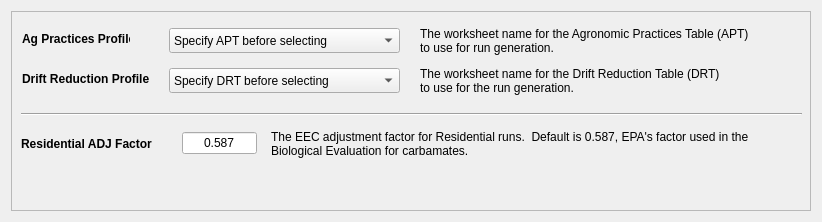
      <widget class="QWidget" name="otherParams">
       <property name="statusTip">
        <string>Select other parameters</string>
       </property>
       <attribute name="title">
        <string>Profiles</string>
       </attribute>
       <layout class="QHBoxLayout" name="horizontalLayout">
        <item>
         <widget class="QFrame" name="frame_3">
          <property name="sizePolicy">
           <sizepolicy hsizetype="Fixed" vsizetype="Fixed">
            <horstretch>0</horstretch>
            <verstretch>0</verstretch>
           </sizepolicy>
          </property>
          <property name="minimumSize">
           <size>
            <width>800</width>
            <height>200</height>
           </size>
          </property>
          <property name="maximumSize">
           <size>
            <width>16777215</width>
            <height>225</height>
           </size>
          </property>
          <property name="frameShape">
           <enum>QFrame::StyledPanel</enum>
          </property>
          <property name="frameShadow">
           <enum>QFrame::Raised</enum>
          </property>
          <widget class="Line" name="line_5">
           <property name="geometry">
            <rect>
             <x>10</x>
             <y>95</y>
             <width>781</width>
             <height>16</height>
            </rect>
           </property>
           <property name="orientation">
            <enum>Qt::Horizontal</enum>
           </property>
          </widget>
          <widget class="QLabel" name="redADJFactDesc">
           <property name="geometry">
            <rect>
             <x>260</x>
             <y>115</y>
             <width>526</width>
             <height>36</height>
            </rect>
           </property>
           <property name="font">
            <font>
             <family>Segoe UI</family>
             <pointsize>9</pointsize>
            </font>
           </property>
           <property name="text">
            <string>The EEC adjustment factor for Residential runs.  Default is 0.587, EPA's factor used in the Biological Evaluation for carbamates.</string>
           </property>
           <property name="wordWrap">
            <bool>true</bool>
           </property>
          </widget>
          <widget class="QWidget" name="layoutWidget">
           <property name="geometry">
            <rect>
             <x>10</x>
             <y>115</y>
             <width>236</width>
             <height>35</height>
            </rect>
           </property>
           <layout class="QHBoxLayout" name="horizontalLayout_12">
            <item>
             <widget class="QLabel" name="resADJFactorLabel">
              <property name="font">
               <font>
                <family>Segoe UI</family>
                <pointsize>9</pointsize>
                <weight>75</weight>
                <bold>true</bold>
               </font>
              </property>
              <property name="text">
               <string>Residential ADJ Factor</string>
              </property>
             </widget>
            </item>
            <item>
             <widget class="QLineEdit" name="resADJFactor">
              <property name="sizePolicy">
               <sizepolicy hsizetype="Fixed" vsizetype="Fixed">
                <horstretch>0</horstretch>
                <verstretch>0</verstretch>
               </sizepolicy>
              </property>
              <property name="minimumSize">
               <size>
                <width>25</width>
                <height>0</height>
               </size>
              </property>
              <property name="maximumSize">
               <size>
                <width>75</width>
                <height>16777215</height>
               </size>
              </property>
              <property name="font">
               <font>
                <family>Segoe UI</family>
                <pointsize>9</pointsize>
               </font>
              </property>
              <property name="text">
               <string>0.587</string>
              </property>
              <property name="alignment">
               <set>Qt::AlignCenter</set>
              </property>
             </widget>
            </item>
           </layout>
          </widget>
          <widget class="QLabel" name="label">
           <property name="geometry">
            <rect>
             <x>11</x>
             <y>20</y>
             <width>108</width>
             <height>16</height>
            </rect>
           </property>
           <property name="sizePolicy">
            <sizepolicy hsizetype="Fixed" vsizetype="Preferred">
             <horstretch>0</horstretch>
             <verstretch>0</verstretch>
            </sizepolicy>
           </property>
           <property name="minimumSize">
            <size>
             <width>100</width>
             <height>0</height>
            </size>
           </property>
           <property name="font">
            <font>
             <family>Segoe UI</family>
             <pointsize>9</pointsize>
             <weight>75</weight>
             <bold>true</bold>
            </font>
           </property>
           <property name="text">
            <string>Ag Practices Profile</string>
           </property>
          </widget>
          <widget class="QComboBox" name="APTscenario">
           <property name="geometry">
            <rect>
             <x>158</x>
             <y>17</y>
             <width>231</width>
             <height>25</height>
            </rect>
           </property>
           <property name="minimumSize">
            <size>
             <width>0</width>
             <height>25</height>
            </size>
           </property>
           <property name="font">
            <font>
             <family>Segoe UI</family>
             <pointsize>9</pointsize>
            </font>
           </property>
           <property name="currentText">
            <string>Specify APT before selecting</string>
           </property>
           <item>
            <property name="text">
             <string>Specify APT before selecting</string>
            </property>
           </item>
          </widget>
          <widget class="QLabel" name="label_5">
           <property name="geometry">
            <rect>
             <x>409</x>
             <y>15</y>
             <width>331</width>
             <height>30</height>
            </rect>
           </property>
           <property name="font">
            <font>
             <family>Segoe UI</family>
             <pointsize>9</pointsize>
            </font>
           </property>
           <property name="text">
            <string>The worksheet name for the Agronomic Practices Table (APT) to use for run generation.</string>
           </property>
           <property name="wordWrap">
            <bool>true</bool>
           </property>
          </widget>
          <widget class="QLabel" name="label_3">
           <property name="geometry">
            <rect>
             <x>11</x>
             <y>60</y>
             <width>127</width>
             <height>16</height>
            </rect>
           </property>
           <property name="sizePolicy">
            <sizepolicy hsizetype="Fixed" vsizetype="Preferred">
             <horstretch>0</horstretch>
             <verstretch>0</verstretch>
            </sizepolicy>
           </property>
           <property name="minimumSize">
            <size>
             <width>100</width>
             <height>0</height>
            </size>
           </property>
           <property name="font">
            <font>
             <family>Segoe UI</family>
             <pointsize>9</pointsize>
             <weight>75</weight>
             <bold>true</bold>
            </font>
           </property>
           <property name="text">
            <string>Drift Reduction Profile</string>
           </property>
          </widget>
          <widget class="QComboBox" name="DRTscenario">
           <property name="geometry">
            <rect>
             <x>158</x>
             <y>57</y>
             <width>231</width>
             <height>25</height>
            </rect>
           </property>
           <property name="minimumSize">
            <size>
             <width>0</width>
             <height>25</height>
            </size>
           </property>
           <property name="font">
            <font>
             <family>Segoe UI</family>
             <pointsize>9</pointsize>
            </font>
           </property>
           <property name="currentText">
            <string>Specify DRT before selecting</string>
           </property>
           <property name="currentIndex">
            <number>0</number>
           </property>
           <property name="minimumContentsLength">
            <number>0</number>
           </property>
           <item>
            <property name="text">
             <string>Specify DRT before selecting</string>
            </property>
           </item>
          </widget>
          <widget class="QLabel" name="label_7">
           <property name="geometry">
            <rect>
             <x>409</x>
             <y>55</y>
             <width>301</width>
             <height>30</height>
            </rect>
           </property>
           <property name="font">
            <font>
             <family>Segoe UI</family>
             <pointsize>9</pointsize>
            </font>
           </property>
           <property name="text">
            <string>The worksheet name for the Drift Reduction Table (DRT) to use for the run generation.</string>
           </property>
           <property name="wordWrap">
            <bool>true</bool>
           </property>
          </widget>
         </widget>
        </item>
       </layout>
      </widget>
